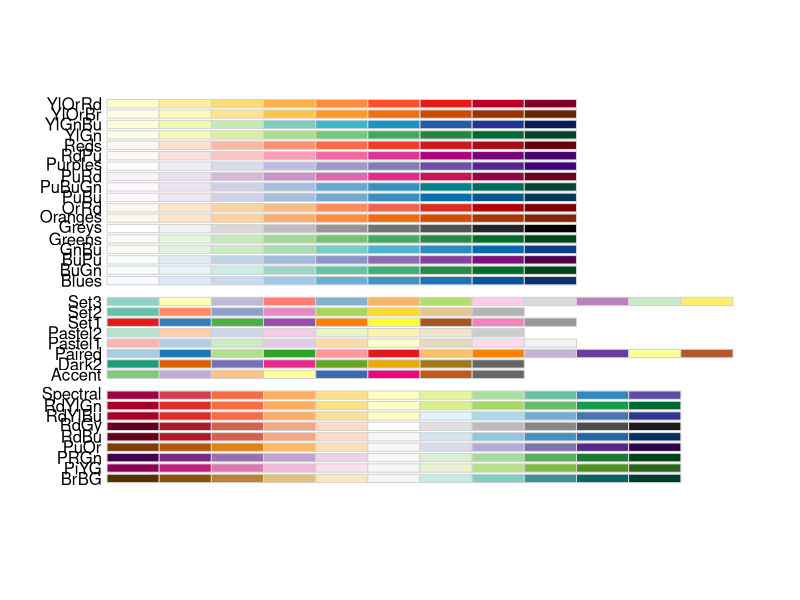
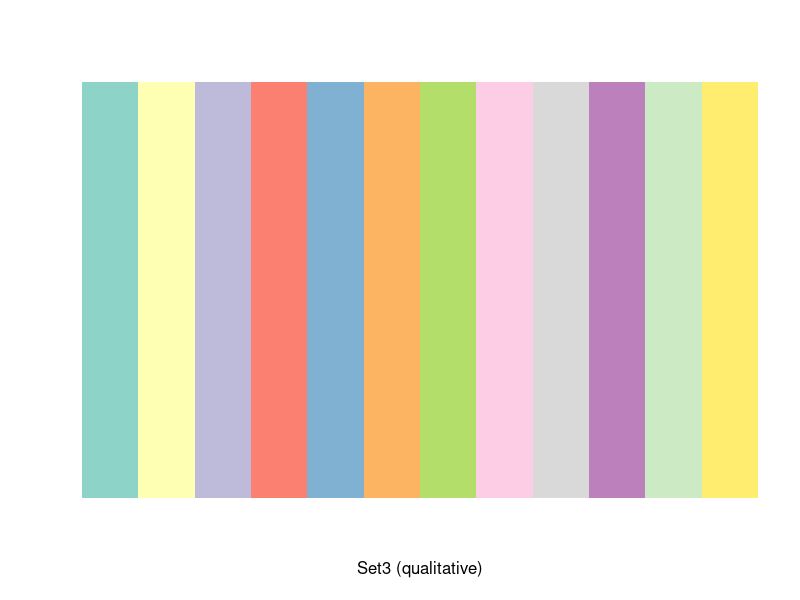
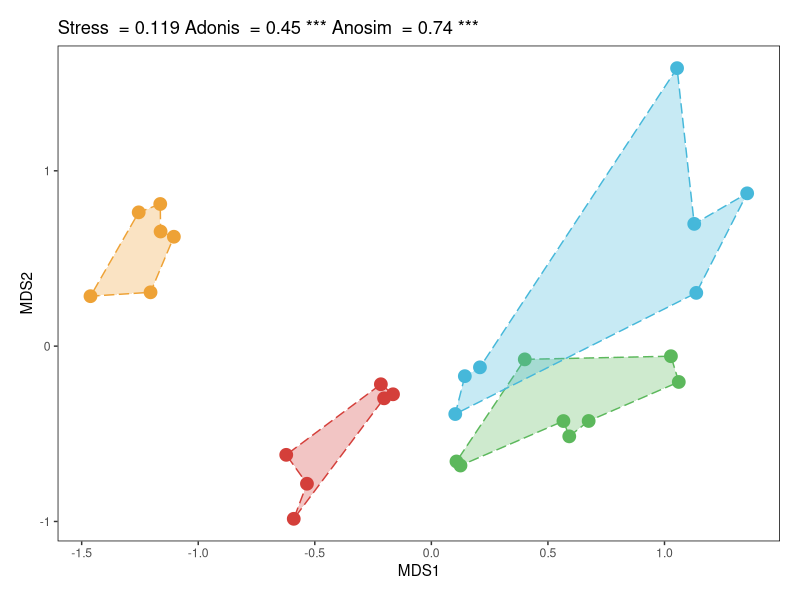

Reproduce these figures in R, in order.
rm(list=ls())
library(RColorBrewer)
display.brewer.all()
display.brewer.pal(12,'Set3')
brewer.pal(12,'Set3')

Palette <- c(brewer.pal(12,'Set3'))
Palette<-Palette[c(1:8,10:11,9)]
Palette<-Palette[c(4:6,1:3,7:11)]


rm(list=ls())
library(vegan)
library(ggplot2)
library(ggsci)
Group_infor<-read.table("Group_Leshan.txt",header = TRUE,sep = "\t",row.names = 1)
ASV_all<-read.table("ASV_Abundance_split.txt",sep = "\t", header = TRUE,row.names = 1)
ASV_all<-ASV_all[,1:c(length(colnames(ASV_all))-7)]

ASV_filtered<-ASV_all[which(rowSums(ASV_all)>27),]
ASV_filtered<-t(ASV_filtered)
ASV_filtered<-as.data.frame(ASV_filtered)

distance <- vegdist(ASV_filtered, method = 'bray')
nmds <- metaMDS(ASV_filtered, k = 2)


summary(nmds)
stress <- nmds$stress
df <- as.data.frame(nmds$points)
rownames(df)==rownames(Group_infor)
df <- cbind(df, Group_infor)

df<-df[order(rownames(df)),]
df$Order <- c(1, 3, 2, 5, 6, 4, 
              1, 2, 3, 5, 4, 6,
              1, 2, 3, 6, 4, 5, 7, 8,
              1, 2, 7, 6, 5, 3, 4)
df$Order_1<-paste(df$Group, df$Order, sep = "_")
df <- df[order(df$Order_1), ]




set.seed(123)
adonis <- adonis2(ASV_filtered ~ Group, data = Group_infor, permutations = 999, method = "bray")
anosim = anosim(ASV_filtered, Group_infor$Group, permutations = 999, distance = "bray")

stress_text <- paste("Stress  =", round(stress, 4))
adonis_text <- paste(paste("Adonis  =", round(adonis$R2, 2)), "***")[1] 
anosim_text <- paste(paste("Anosim  =", round(anosim$statistic, 2)), "***") 


p <- ggplot(df, aes(MDS1, MDS2))+
  geom_point(aes(color = Group), size = 4,)+
  geom_polygon(aes(x = MDS1, y = MDS2, fill = Group, group = Group, color = Group),
               alpha = 0.3, linetype = "longdash")+
  theme(plot.margin = unit(rep(1, 4), 'lines'), 
        panel.border = element_rect(fill = NA, color = "black", size = 0.5, linetype = "solid"), 
        panel.grid = element_blank(), 
        panel.background = element_rect(fill = 'white'),
        legend.position="right")+
  guides(color = "none", fill = "none")+
  ggtitle(paste(paste(stress_text, adonis_text), anosim_text)) + 
  scale_color_locuszoom()+
  scale_fill_locuszoom()   

p

#save pdf 5*5 inches
#save pdf 5*8 inches




